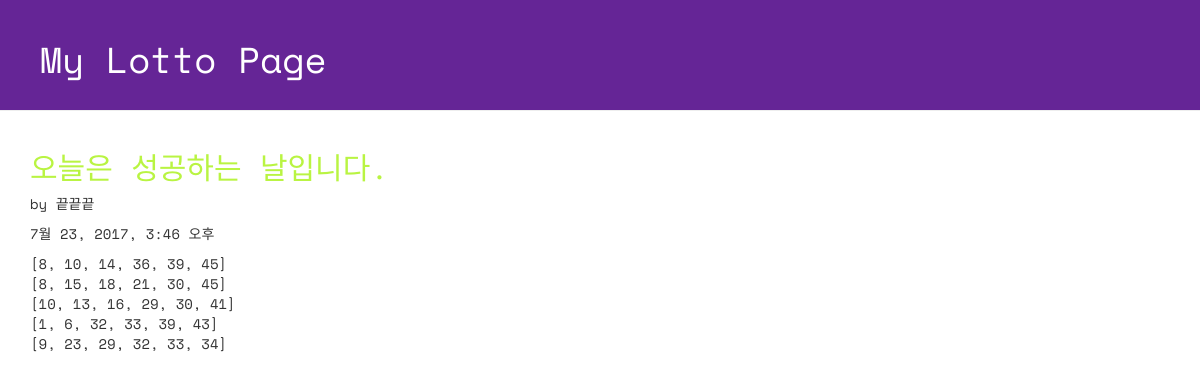
/lotto/4/detail/, run on the app's committed database.
### lotto/models.py (models this page shows, shortened)
class GuessNumbers(models.Model):
    name = models.CharField(max_length = 24)
    lottos = models.CharField(max_length = 255, default = '[1,2,3,4,5,6]')
    text = models.CharField(max_length = 255)
    num_lotto = models.IntegerField(default = 5)
    update_date = models.DateTimeField()

### lotto/views.py (the view)
# urls.py: url(r'^lotto/(?P<lottokey>[0-9]+)/detail/$', views.detail, name='detail'),
def detail(request, lottokey):
    lotto = GuessNumbers.objects.get(pk = lottokey)
    return render(request, "lotto/detail.html", {"lotto": lotto})

### lotto/templates/lotto/detail.html (shortened to what this page needs)
<!DOCTYPE html>
{% load staticfiles %}
<html lang="ko">
<head>
  <link rel="stylesheet" href="//maxcdn.bootstrapcdn.com/bootstrap/3.2.0/css/bootstrap.min.css">
  <link rel="stylesheet" href="//maxcdn.bootstrapcdn.com/bootstrap/3.2.0/css/bootstrap-theme.min.css">
  <link rel="stylesheet" href="{% static 'css/lotto.css'%}">
</head>
<body>
  <div class="page-header">
  <h1>My Lotto Page</h1>
  </div>
  <div class="container lotto">
    <h2>{{lotto.text}}</h2>
    <p> by {{lotto.name}}</p>
    <p> {{lotto.update_date}}</p>
    <p> {{lotto.lottos|linebreaksbr}}</p>
  </div>
</body>
</html>

### lotto/static/css/lotto.css (style rules this page uses)
.page-header { background-color: #652596; margin-top: 0; padding: 20px 20px 20px 40px; font-family: 'Space Mono', monospace; }
.page-header h1 { color: #FFFFFF; }
.container { font-family: 'Space Mono', monospace; }
.container h2 { color: #b9f442; }

### data on the page
GuessNumbers: text "오늘은 성공하는 날입니다.", name "끝끝끝", update_date "7월 23, 2017, 3:46 오후", lottos "[8, 10, 14, 36, 39, 45] [8, 15, 18, 21, 30, 45] [10, 13, 16, 29, 30, 41] [1, 6, 32, 33, 39, 43] [9, 23, 29, 32, 33, 34]"
